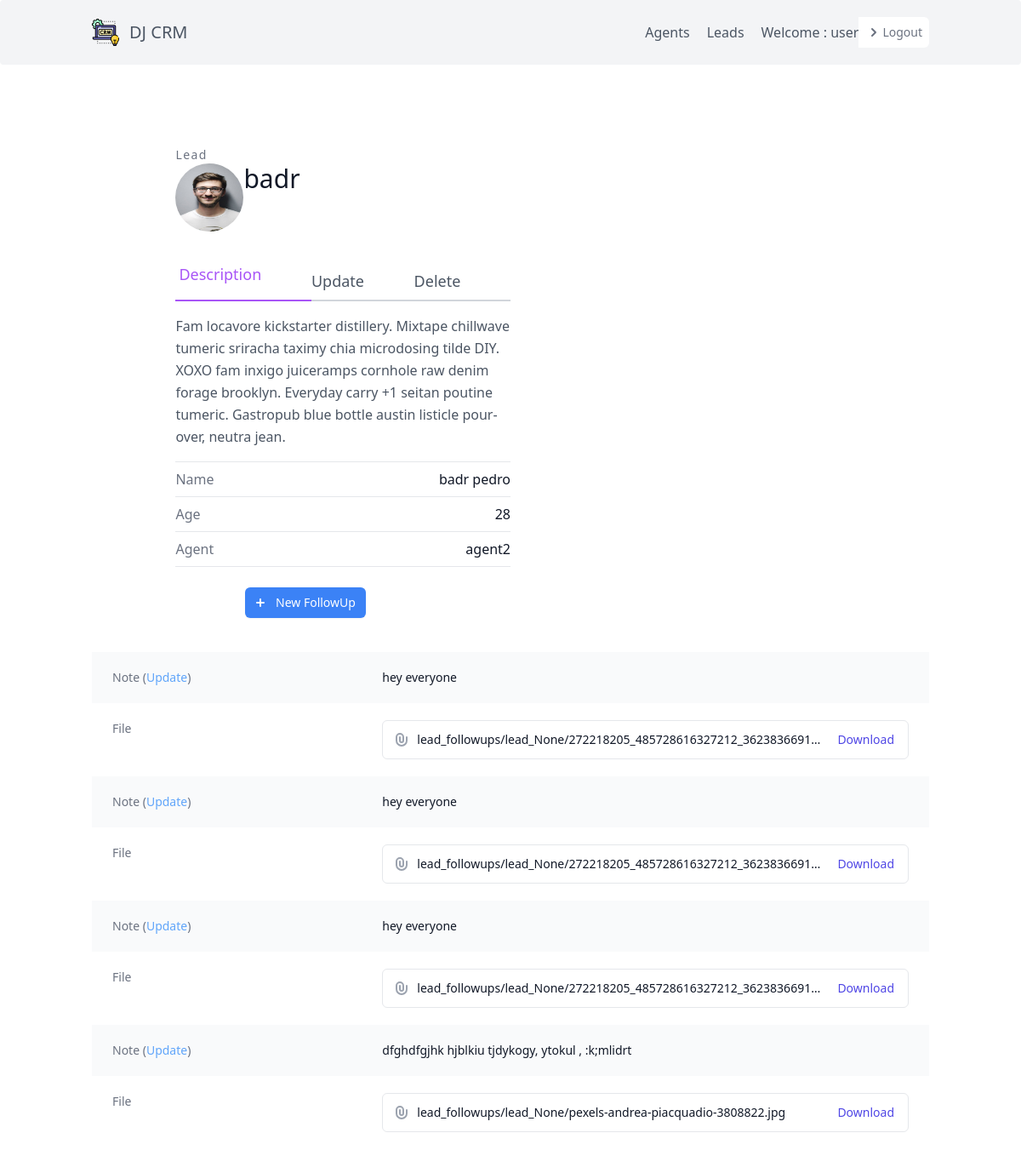
/leads/detail/12/ (signed in), run on the app's committed database.
### leads/models.py (models this page shows)
class User(AbstractUser):
    is_organisor = models.BooleanField(default=True)
    is_agent = models.BooleanField(default=False)

class Lead(models.Model):
    first_name = models.CharField( max_length=50)
    last_name  = models.CharField( max_length=50)
    age        = models.IntegerField(default=0)
    organisation = models.ForeignKey(UserProfile, on_delete=models.CASCADE)
    agent      = models.ForeignKey("Agent", null=True, blank=True, on_delete=models.SET_NULL)
    category = models.ForeignKey("Category", related_name="leads", null=True, blank=True, on_delete=models.SET_NULL)
    description = models.TextField()
    date_added = models.DateTimeField(auto_now_add=True)
    phone_number = models.CharField(max_length=20)
    email = models.EmailField()
    profile_picture = models.ImageField(null=True, blank=True,upload_to='profiles/')
    objects = LeadManager()

class Agent(models.Model):
    user = models.OneToOneField(User, on_delete=models.CASCADE)
    organisation = models.ForeignKey(UserProfile, on_delete=models.CASCADE)
    def __str__(self):
        return self.user.username

class FollowUp(models.Model):
    lead = models.ForeignKey(Lead,related_name='followups' ,on_delete=models.CASCADE)
    date_added = models.DateTimeField(auto_now_add=True)
    note = models.TextField(null=True, blank=True)
    files = models.FileField(null=True, blank=True, upload_to=handle_upload_followups)

### leads/views.py (the view)
# urls.py: path('detail/<int:pk>/',LeadDetailView.as_view(), name='detail-lead'),
class LeadDetailView(OrganisorAndLoginRequiredMixin, generic.DetailView):
    template_name = "Lead/lead_detail.html/"
    context_object_name = "lead"
    def get_queryset(self):
         user = self.request.user
         if user.is_organisor:
            queryset = Lead.objects.filter(organisation=user.userprofile)
         else:
            queryset = Lead.objects.filter(organisation=user.agent.organisation)
            queryset = queryset.filter(agent__user=user)
         return queryset

### agents/mixins.py (called while the page is built)
    def dispatch(self, request, *args, **kwargs):
        if not request.user.is_authenticated or not request.user.is_organisor:
            return redirect("dashbord")
        return super().dispatch(request, *args, **kwargs)

### leads/models.py (called while the page is built)
    def get_queryset(self):
        return super().get_queryset()

### leads/templates/Lead/lead_detail.html (shortened to what this page needs)
{% extends 'base.html' %} {% block content %}
<section class="text-gray-600 body-font overflow-hidden">
    <div class="container px-5 py-24 mx-auto">
        <div class="lg:w-4/5 mx-auto ">
            <div class="lg:w-1/2 w-full  mb-6 ">
                <h2 class="text-sm title-font text-gray-500 tracking-widest"> Lead</h2>
                <div class="flex">
                    <h1 class="text-gray-900 text-3xl title-font font-medium mb-20 ml-20">{{lead.first_name}}</h1>
                    <img alt="{{lead.first_name}}" class="h-20 w-20 rounded-full absolute " src="{{lead.profile_picture.url}}">
                </div>
                <div class="flex mb-4">
                    <a href="{% url 'leads:detail-lead' lead.id %}" class="flex-grow text-purple-500 border-b-2 border-purple-500  text-lg px-1">Description</a>
                    <a href="{% url 'leads:update-lead' lead.id %}" class="flex-grow border-b-2 border-gray-300 py-2 text-lg px-1py-2">Update</a>
                    <a href="{% url 'leads:delete-lead' lead.id %}" class="flex-grow border-b-2 border-gray-300 py-2 text-lg px-1">Delete</a>
                </div>
                <p class="leading-relaxed mb-4">Fam locavore kickstarter distillery. Mixtape chillwave tumeric sriracha taximy chia microdosing tilde DIY. XOXO fam inxigo juiceramps cornhole raw denim forage brooklyn. Everyday carry +1 seitan poutine tumeric. Gastropub blue bottle austin
                    listicle pour-over, neutra jean.</p>
                <div class="flex border-t border-gray-200 py-2">
                    <span class="text-gray-500">Name</span>
                    <span class="ml-auto text-gray-900"> {{lead.first_name}} {{lead.last_name}} </span>
                </div>
                <div class="flex border-t border-gray-200 py-2">
                    <span class="text-gray-500">Age</span>
                    <span class="ml-auto text-gray-900"> {{lead.age}} </span>
                </div>
                <div class="flex border-t border-b mb-6 border-gray-200 py-2">
                    <span class="text-gray-500">Agent</span>
                    <span class="ml-auto text-gray-900"> {{lead.agent}} </span>
                </div>
            </div>
        </div>
        <div class="flex pl-4 mt-4 lg:w-2/3 w-full mx-auto mb-10">
                <a href="{% url 'leads:lead-create-followup' lead.pk %}" class="hover:bg-blue-400 group flex items-center rounded-md bg-blue-500 text-white text-sm font-medium pl-2 pr-3 px-10 py-2 shadow-sm ">
                    <svg width="20" height="20" fill="currentColor" class="mr-2" aria-hidden="true">
                    <path d="M10 5a1 1 0 0 1 1 1v3h3a1 1 0 1 1 0 2h-3v3a1 1 0 1 1-2 0v-3H6a1 1 0 1 1 0-2h3V6a1 1 0 0 1 1-1Z" />
                </svg> New FollowUp
                </a>
        </div>
        {% for followup in lead.followups.all %}
                <div class="bg-gray-50 px-4 py-5 sm:grid sm:grid-cols-3 sm:gap-4 sm:px-6">
                <dt class="text-sm font-medium text-gray-500">
                Note (<a href="{% url 'leads:lead-update-followup' followup.pk %}" class="text-blue-400 hover:text-blue-700">Update</a>)
                </dt>
                <dd class="mt-1 text-sm text-gray-900 sm:mt-0 sm:col-span-2">
                {{followup.note}}
                </dd>
            </div>
            <div class="bg-white px-4 py-5 sm:grid sm:grid-cols-3 sm:gap-4 sm:px-6">
                <dt class="text-sm font-medium text-gray-500">
                File
                </dt>
                <dd class="mt-1 text-sm text-gray-900 sm:mt-0 sm:col-span-2">
                <ul role="list" class="border border-gray-200 rounded-md divide-y divide-gray-200">
                    <li class="pl-3 pr-4 py-3 flex items-center justify-between text-sm">
                    <div class="w-0 flex-1 flex items-center">
                        <span class="ml-2 flex-1 w-0 truncate">
                        {{followup.files}}
                        </span>
                    </div>
                    <div class="ml-4 flex-shrink-0">
                        <a href="{{followup.files.url}}" download class="font-medium text-indigo-600 hover:text-indigo-500">
                        Download
                        </a>
                    </div>
                    </li>
                </ul>
                </dd>
            </div>
        {% endfor %}
    </div>
</section>
{% endblock content %}

### templates/navbar.html (shortened to what this page needs)
{% load static %}
<header class="text-gray-600 body-font bg-gray-100 rounded">
    <div class="container mx-auto flex flex-wrap p-5 flex-col md:flex-row items-center">
        <a href="{% url 'dashbord' %}" class="flex title-font font-medium items-center text-gray-900 mb-4 md:mb-0">
            <div class="flex-shrink-0">
                <img class="h-8 w-8" src="{% static 'img/logo.png' %}" alt="Workflow">
            </div>
            <a href="{% url 'dashbord' %}"><span class="ml-3 text-xl">DJ CRM</span></a>
        </a>
        <nav class="md:ml-auto flex flex-wrap items-center text-base justify-center ">
            {% if not request.user.is_authenticated %}
            <a href=" {% url 'signup' %} " class="font-medium text-gree-600 hover:text-indigo-500 ml-5 rounded ">Sign up</a>
            <a href=" {% url 'login' %} " class="font-medium text-indigo-600 hover:text-indigo-500 ml-5 rounded ">Log in</a>
        </nav>
        {% else %} {% if request.user.is_organisor %}
        <a href=" {% url 'agents:agent' %} " class="mr-5 hover:text-gray-900">Agents</a> {% endif %}
        <a href=" {% url 'leads:home' %} " class="mr-5 hover:text-gray-900">Leads</a>
        <p> Welcome : {{ request.user.username }} </p>
        {% if request.user.is_authenticated %}
        <a href="{% url 'logout' %}" class="relative inline-flex items-center px-2 py-2 rounded-r-md bg-white text-sm font-medium text-gray-500 hover:bg-gray-50">
            <svg class="h-5 w-5" xmlns="http://www.w3.org/2000/svg" viewBox="0 0 20 20" fill="currentColor" aria-hidden="true">
            <path fill-rule="evenodd" d="M7.293 14.707a1 1 0 010-1.414L10.586 10 7.293 6.707a1 1 0 011.414-1.414l4 4a1 1 0 010 1.414l-4 4a1 1 0 01-1.414 0z" clip-rule="evenodd" />
          </svg>Logout
        </a>
        {% endif %} {% endif %}
    </div>
</header>

### data on the page
User: user.username "user"
Lead: first_name "badr", first_name (picture), last_name "pedro", age "28", agent "agent2"
FollowUp: note "hey everyone", files "lead_followups/lead_None/272218205_485728616327212_3623836691…"
FollowUp: note "hey everyone", files "lead_followups/lead_None/272218205_485728616327212_3623836691…"
FollowUp: note "hey everyone", files "lead_followups/lead_None/272218205_485728616327212_3623836691…"
FollowUp: note "dfghdfgjhk hjblkiu tjdykogy, ytokul , :k;mlidrt", files "lead_followups/lead_None/pexels-andrea-piacquadio-3808822.jpg"
